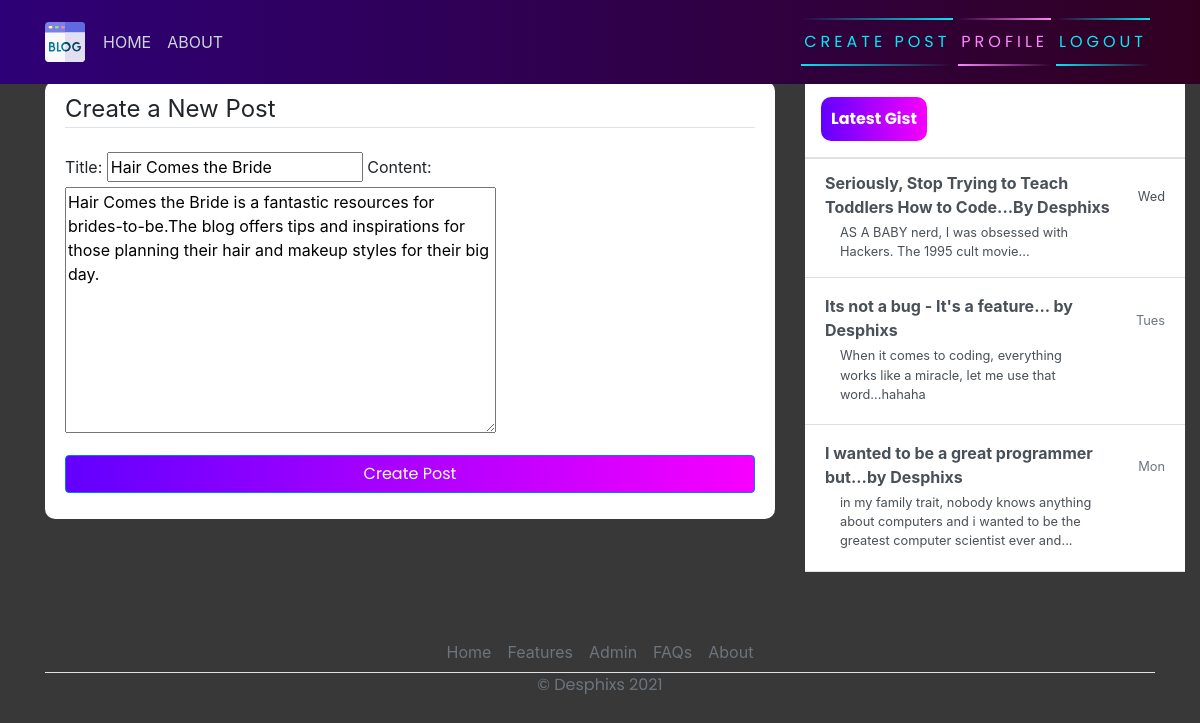
Page /post/1/update (signed in) on the committed database.
### blog/models.py (models this page shows, shortened)
class Post(models.Model):
    title = models.CharField(max_length=200)
    content = models.TextField()
    date_posted = models.DateTimeField(default=timezone.now)
    author = models.ForeignKey(User, on_delete=models.CASCADE)

### blog/views.py (the view, shortened to what this page needs)
# urls.py: path('post/<int:pk>/update', PostUpdateView.as_view(), name="blog-update"),
class PostUpdateView(LoginRequiredMixin, UserPassesTestMixin, UpdateView):
    model = Post
    fields = ['title', 'content']
    def test_func(self):
        post = self.get_object()
        if self.request.user == post.author:
            return True
        return False

### blog/templates/blog/post_form.html (shortened to what this page needs)
{% extends 'blog/base.html' %}
{% block content %}
    <div class="content-section">
        <form method="post" class="custom-form">
            <fieldset class="form-group">
                <legend class="border-bottom mb-4">Create a New Post</legend>
                {{ form.title.label_tag }}
                {{ form.title }}
                {{ form.content.label_tag }}
                {{ form.content }}
            </fieldset>
            <div class="form-group">
                <button class="btn btn-primary" type="submit">Create Post</button>
            </div>
        </form>
    </div>
{% endblock content %}

### blog/static/blog/main.css (style rules this page uses)
body { background-color: rgb(56, 56, 56); margin-top: 5rem; background-size: contain; background-repeat: no-repeat; }
.content-section { background: #ffffff; padding: 10px 20px; border-radius: 10px; margin-bottom: 20px; }
button { font-family: 'Poppins', sans-serif; border: none; outline: 0; display: inline-block; padding: 8px; color: white; background-color: #000; text-align: center; cursor: pointer; width: 100%; font-size: 18px; transition: 1s; background: linear-gradient(270deg, rgb(247, 0, 255) 0%, rgb(98, 0, 255) 100%); }

### rows in the picture
Post: title "Hair Comes the Bride", content "Hair Comes the Bride is a fantastic resources for brides-to-be.The blog offers tips and inspirations for those planning their hair and makeup styles for their big day."
